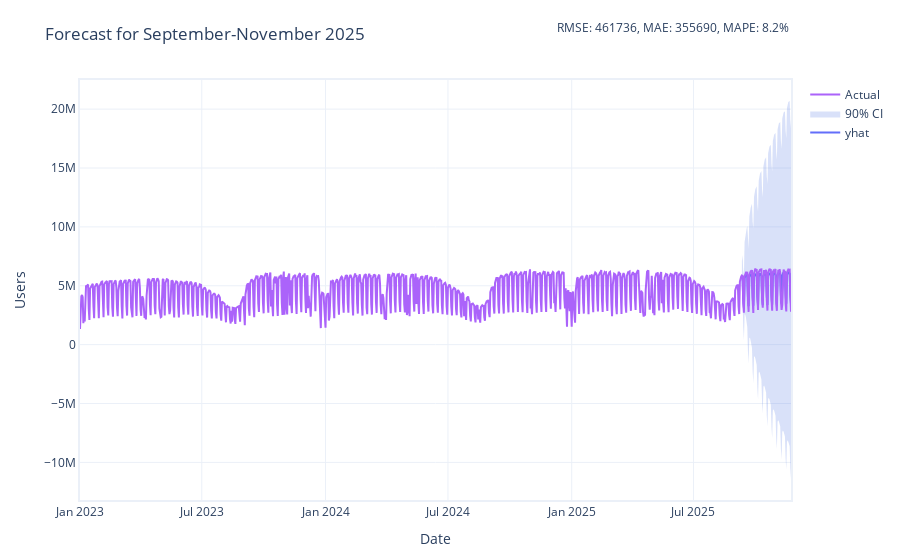

The code cell stored with this chart in its notebook:
### Markdown cell above
## SARIMA best model validation forecast

### Code cell
final_sarima_forecast = Eval_SARIMA(params = best_sarima_results, series = series, file_name = '', forecast = True)

fig = go.Figure()

fig.add_trace( go.Scatter( x=final_sarima_forecast.index,y=final_sarima_forecast['yhat'],mode="lines",name="yhat") )
fig.add_trace( go.Scatter( x=final_sarima_forecast.index,y=final_sarima_forecast["lower y"],mode="lines",name="yhat lower bound",line=dict(color="rgba(0,0,0,0)"),showlegend=False,hoverinfo="skip" ) )
fig.add_trace( go.Scatter(x=final_sarima_forecast.index,y=final_sarima_forecast["upper y"],mode="lines",name="90% CI",line=dict(color="rgba(0,0,0,0)"),fill="tonexty",fillcolor="rgba(65,105,225,0.2)" ) )
fig.add_trace( go.Scatter( x=final_sarima_forecast.index,y=final_sarima_forecast["y"],mode="lines",marker=dict(size=5),name="Actual" ) )
fig.update_layout(
    title="Forecast for September-November 2025", xaxis_title="Date", yaxis_title="Users",
    annotations=[ dict( text=f"RMSE: {round(best_sarima_results['rmse_val'])}, MAE: {round(best_sarima_results['mae_val'])}, MAPE: {round(best_sarima_results['mape_val']*100,1)}%", showarrow=False, xref="paper", yref="paper", x=1, y=1.15 ) ],
    plot_bgcolor="white", paper_bgcolor="white",
    xaxis=dict(showline=True,linewidth=2,linecolor="#ebf0f8",mirror=True,showgrid=True,gridcolor="#ebf0f8",zeroline=False),
    yaxis=dict(showline=True,linewidth=2,linecolor="#ebf0f8",mirror=True,showgrid=True,gridcolor="#ebf0f8",zeroline=False),
    margin=dict(l=80, r=40, t=80, b=60)
)

fig.show()

### Figure 1 — Plotly figure (JSON) as saved in the notebook; plotly's stock layout.template omitted (floating-point values rounded to 4 significant figures; data arrays with more than 128 entries replaced by an {"elided": "..."} marker saying what was removed)
{"data": [{"mode": "lines", "name": "yhat", "type": "scatter", "x": {"elided": "1058 str values"}, "y": {"elided": "1058 float values"}}, {"hoverinfo": "skip", "line": {"color": "rgba(0,0,0,0)"}, "mode": "lines", "name": "yhat lower bound", "showlegend": false, "type": "scatter", "x": {"elided": "1058 str values"}, "y": {"elided": "1058 float values"}}, {"fill": "tonexty", "fillcolor": "rgba(65,105,225,0.2)", "line": {"color": "rgba(0,0,0,0)"}, "mode": "lines", "name": "90% CI", "type": "scatter", "x": {"elided": "1058 str values"}, "y": {"elided": "1058 float values"}}, {"marker": {"size": 5}, "mode": "lines", "name": "Actual", "type": "scatter", "x": {"elided": "1058 str values"}, "y": {"elided": "1058 int values"}}], "layout": {"annotations": [{"showarrow": false, "text": "RMSE: 461736, MAE: 355690, MAPE: 8.2%", "x": 1, "xref": "paper", "y": 1.15, "yref": "paper"}], "margin": {"b": 60, "l": 80, "r": 40, "t": 80}, "paper_bgcolor": "white", "plot_bgcolor": "white", "title": {"text": "Forecast for September-November 2025"}, "xaxis": {"gridcolor": "#ebf0f8", "linecolor": "#ebf0f8", "linewidth": 2, "mirror": true, "showgrid": true, "showline": true, "title": {"text": "Date"}, "zeroline": false}, "yaxis": {"gridcolor": "#ebf0f8", "linecolor": "#ebf0f8", "linewidth": 2, "mirror": true, "showgrid": true, "showline": true, "title": {"text": "Users"}, "zeroline": false}}}
